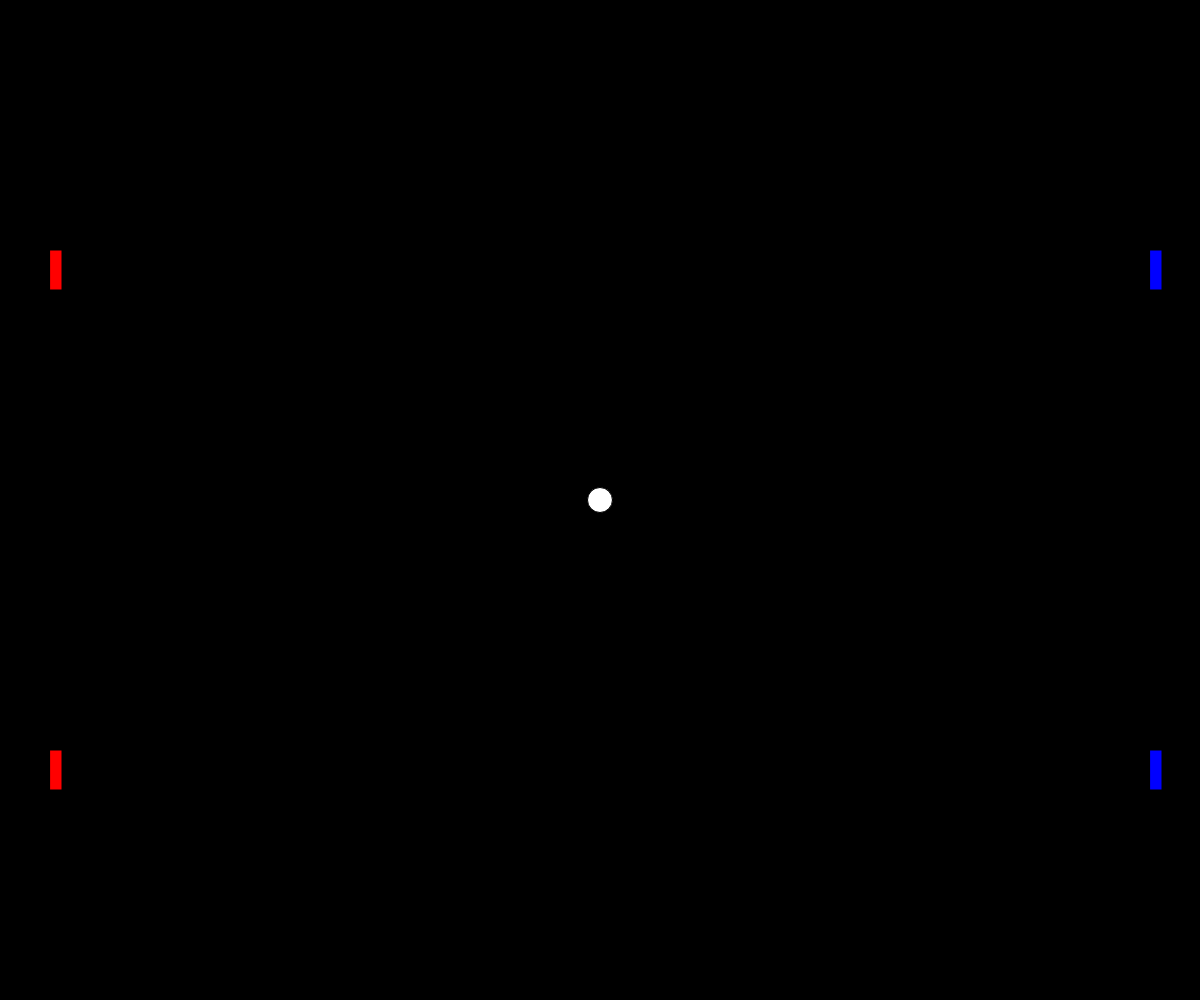
Frame 1 (no input)
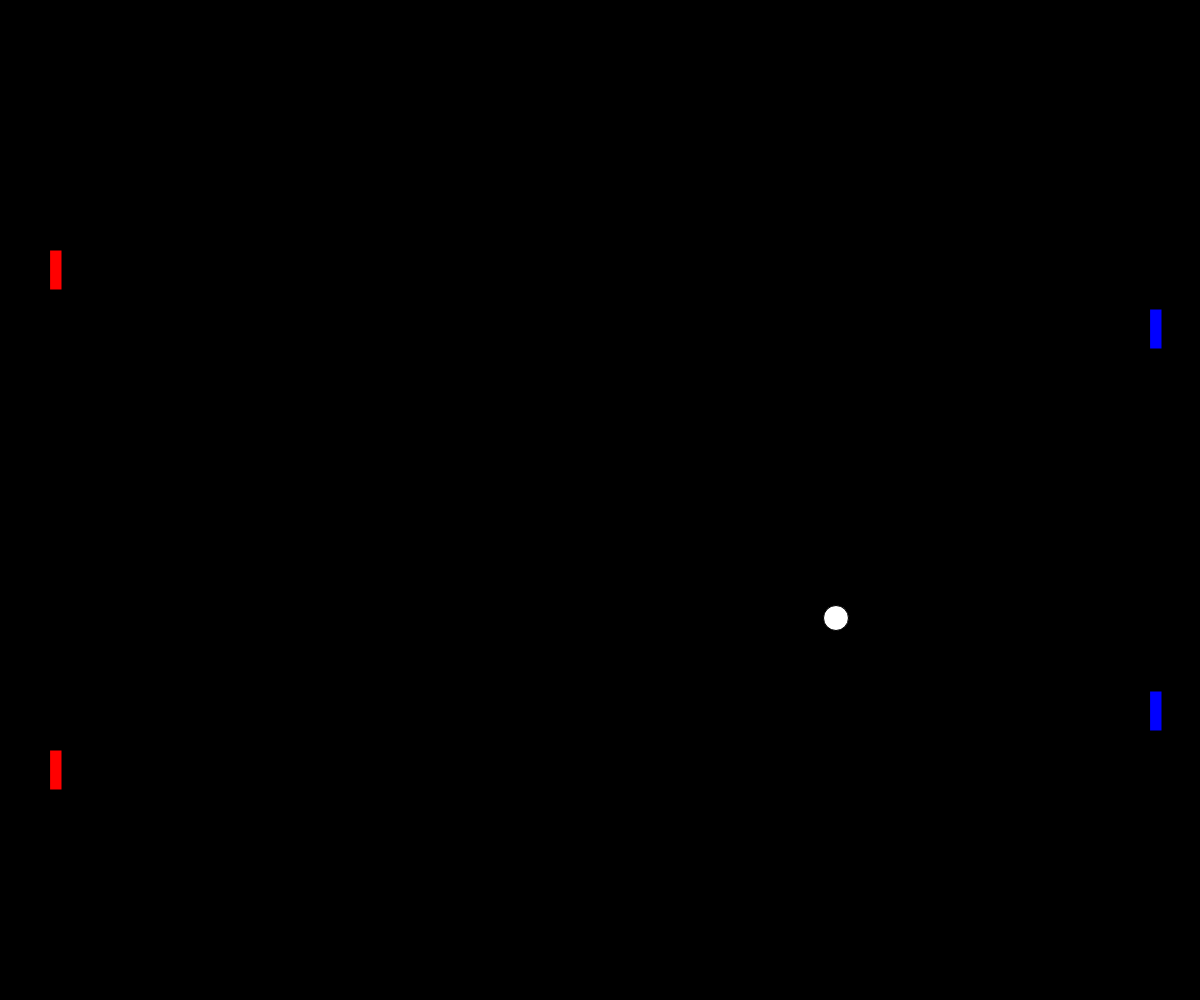
Frame 60 (no input)
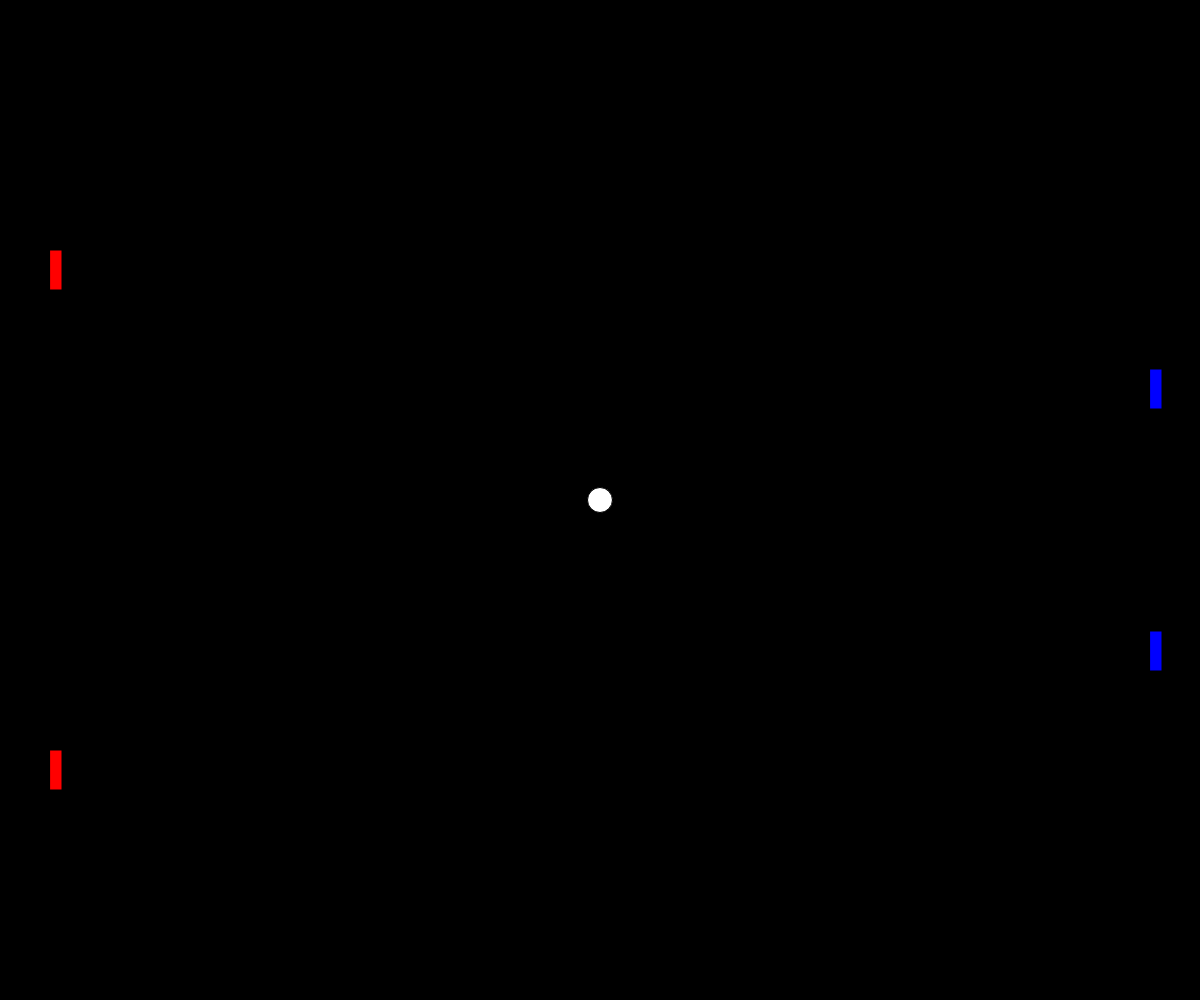
Frame 120 (the mouse pressed at the canvas centre since frame 60)

The p5.js sketch that drew these frames (run headless with seeded random() and noise() and a simulated clock; from frame 60 on, the mouse is pressed at the canvas centre):

// p5.js sketch
// ── sketch.js
// First_Assignment (Pong with friends)
// Travis Ahern
// Sept. 13, 2018
//
// Extra for Experts:
// - describe what you did to take this project "above and beyond"

//creating global variables
let ballX;
let ballY;
let ballSize = 25;
let ballX_Speed = 4;
let ballY_Speed = 2;
let paddleWidth;
let paddleHeight;
let playerYPos_1;
let playerYPos_2;
let paddleSpeed_player = 5;
let paddleSpeed_comp = 1;
let compYPos_1;
let compYPos_2;
let paddleLeftPosition;
let paddleRightPosition;
let scoreLeft = 5;
let scoreRight = 5;

function setup() {
  createCanvas(windowWidth, windowHeight);

  //paddle sizes
  paddleWidth = windowWidth/100;
  paddleHeight = windowHeight/25;

  //ball starting corrdinates
  ballX = windowWidth/2;
  ballY = windowHeight/2;

  //putting paddles half way down the screen
  playerYPos_1 = windowHeight/4;
  playerYPos_2 = playerYPos_1*3;
  compYPos_1 = playerYPos_1;
  compYPos_2 = playerYPos_1*3;

  //putting paddles on respective sides
  paddleLeftPosition = 50;
  paddleRightPosition = windowWidth - 50;
}

function draw() {
  background(0);

  //the ball
  fill(255, 255, 255);
  ellipse(ballX, ballY, ballSize);

  //player's paddle
    //player 1
  fill(255, 0, 0);
  rect(paddleLeftPosition, playerYPos_1, paddleWidth, paddleHeight);
    //player 2
  rect(paddleLeftPosition, playerYPos_2, paddleWidth, paddleHeight);

  //computer paddle
    //computer 1
  fill(0, 0, 255);
  rect(paddleRightPosition, compYPos_1, paddleWidth, paddleHeight);
    //computer 2
  rect(paddleRightPosition, compYPos_2, paddleWidth, paddleHeight);


  //the balls movement
    //hitting paddles on the left (players)
  if (ballX <= (paddleLeftPosition + paddleWidth) && ballX >= paddleLeftPosition) {
      //player 1
    if (ballY >= playerYPos_1 && ballY <= (playerYPos_1 + paddleHeight) ) {
      ballX_Speed = (-ballX_Speed);
    }
      //player 2
    else if (ballY >= playerYPos_2 && ballY <= (playerYPos_2 + paddleHeight) ) {
      ballX_Speed = (-ballX_Speed);
    }
  }

    //hitting paddles on the right (computers)
  if (ballX <= (paddleRightPosition + paddleWidth) && ballX >= paddleRightPosition) {
      //computer 1
    if (ballY >= compYPos_1 && ballY <= (compYPos_1 + paddleHeight) ) {
      ballX_Speed = (-ballX_Speed);
    }
      //computer 2
    else if (ballY >= compYPos_2 && ballY <= (compYPos_2 + paddleHeight) ) {
      ballX_Speed = (-ballX_Speed);
    }
  }

    //hitting the top/bottom screen
  if (ballY <= 0 || ballY >= windowHeight) {
    ballY_Speed = (-ballY_Speed);
  }

    //hitting the left/right screen (scoring)
  if (ballX <= 0 || ballX >= windowWidth) {
      //scoring
    if (ballX <= 0) {
      scoreRight++;
    }
    else {
      scoreLeft++;
    }
      //resetting ball
    ballX = (windowWidth/2);
    ballY = (windowHeight/2);
  }
    // ball movement (for real)                                      LOOK HERE!!
  // if () {
  //
  // }

  ballX += ballX_Speed;
  ballY += ballY_Speed;

  //player's movement
  if (keyIsPressed) {
    //player 1's movement ('w' and 's')
    if (keyIsDown(87) && playerYPos_1 > 0) {
      playerYPos_1 -= paddleSpeed_player;
    }
  	if (keyIsDown(83) && (playerYPos_1 + paddleHeight) < windowHeight/2) {
      playerYPos_1 += paddleSpeed_player;
    }

    //player 2's movement ('up_arrow' and 'down_arrows')
    if (keyIsDown(38) && playerYPos_2 > windowHeight/2) {
      playerYPos_2 -= paddleSpeed_player;
    }
  	if (keyIsDown(40) && (playerYPos_2 + paddleHeight) < windowHeight) {
      playerYPos_2 += paddleSpeed_player;
    }
  }

  //computer's movement
    //computer 1
  if ( (compYPos_1 + paddleHeight/2) > ballY) {
    compYPos_1 -= paddleSpeed_comp;
  }
  if ( (compYPos_1 + paddleHeight/2) < ballY && (compYPos_1 + paddleHeight) < windowHeight/2) {
    compYPos_1 += paddleSpeed_comp;
  }

    //computer 2
  if ( (compYPos_2 + paddleHeight/2) > ballY && (compYPos_2 + paddleHeight) > windowHeight/2) {
    compYPos_2 -= paddleSpeed_comp;
  }
  if ( (compYPos_2 + paddleHeight/2) < ballY) {
    compYPos_2 += paddleSpeed_comp;
  }

  //mouse actions
  if (mouseIsPressed) {
    //reset score
    if (mouseButton === CENTER) {
      scoreLeft = 0;
      scoreRight = 0;
    }
    //moving the ball
    else {
      ballX = pmouseX;
      ballY = pmouseY;
    }
  }
}

function mouseReleased() {
  //resume ball movement
  ballX_Speed = (mouseX - pmouseX);
  ballY_Speed = (mouseY - pmouseY);
  if (ballX_Speed === 0) {
    ballX_Speed += 3;
  }
  if (ballY_Speed === 0) {
    ballY_Speed += 3;
  }
}
